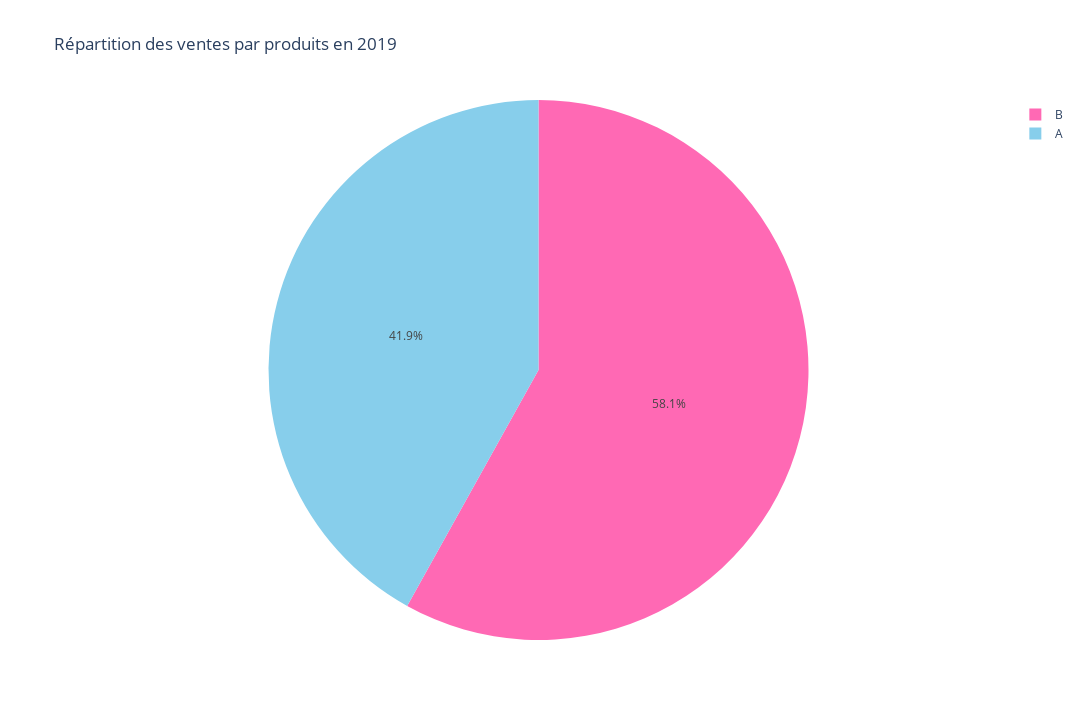

Notebook cell for this chart:
### Markdown cell above
## Analyse des ventes par produit

### Code cell
fig = px.pie(data_frame = sales, values="sales", names="item", width=1080, height=720, color = 'item', title="Répartition des ventes par produits en 2019",
             color_discrete_map=items_color)
fig.show()

### Figure 1 — Plotly figure (JSON) as saved in the notebook; plotly's stock layout.template omitted (floating-point values rounded to 4 significant figures; data arrays with more than 128 entries replaced by an {"elided": "..."} marker saying what was removed)
{"data": [{"customdata": {"elided": "520x1 str values"}, "domain": {"x": [0, 1], "y": [0, 1]}, "hovertemplate": "item=%{customdata[0]}<br>sales=%{value}<extra></extra>", "labels": {"elided": "520 str values"}, "legendgroup": "", "marker": {"colors": {"elided": "520 str values"}}, "name": "", "showlegend": true, "type": "pie", "values": {"elided": "520 int values"}}], "layout": {"height": 720, "legend": {"tracegroupgap": 0}, "title": {"text": "Répartition des ventes par produits en 2019"}, "width": 1080}}
